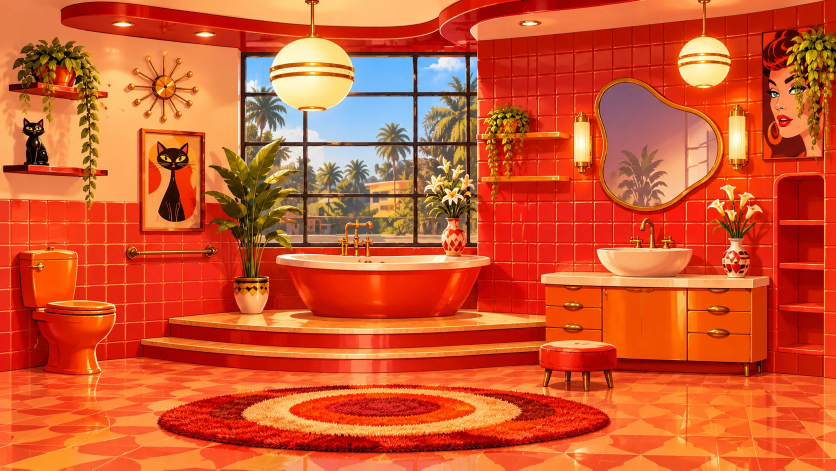
#> input picture tools/art_sources/bathroom_level2_1960s.webp, 1672 x 941 px (shown at 1/2 size)
$ python level2_map_review.py
#> lines starting #> are read from the running program, lines starting #| are printed output that depends on the picture
"""Draws a REVIEW map of Level 2 (the 1960s bathroom, second version) on top of Codi's untouched picture.
Nothing here is used by the game: it is a proposal for discussion. Coordinates are picture pixels (y down).
Green = soft (diggable) | Blue = hard (can't dig) | Orange = unsure (needs Codi's call) | Purple = decoration, not solid
Yellow lines = walkable surfaces (numbered) | Cyan line = the floor lane"""
import os
from PIL import Image, ImageDraw, ImageFont

HERE = os.path.dirname(__file__)
src = Image.open(os.path.join(HERE, "art_sources", "bathroom_level2_1960s.webp")).convert("RGBA")
W, H = src.size
#> W = 1672; H = 941
S = 2                                     # draw at 2x so labels are readable
base = src.resize((W * S, H * S), Image.LANCZOS)
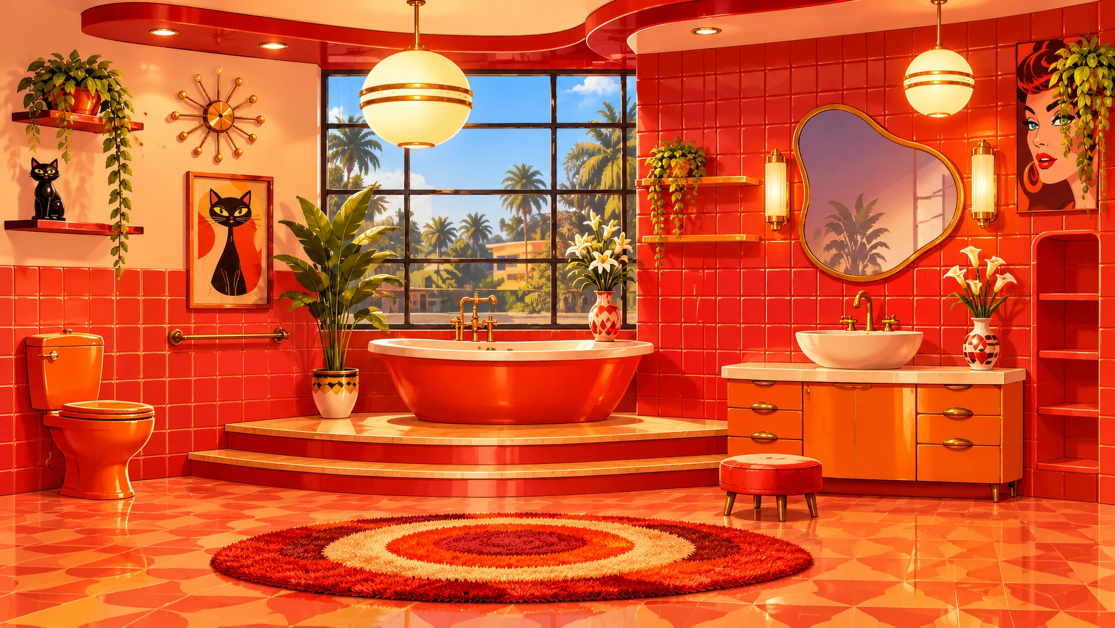
#> base: PIL image 3344x1882 RGBA (shown at 1/3 size); mean R, G, B, A 209.2, 87.4, 46.2, 255
ov = Image.new("RGBA", base.size, (0, 0, 0, 0)); d = ImageDraw.Draw(ov)
#> after `ov = Image.new('RGBA', base.size, (0, 0, 0, 0))`: ov: PIL image 3344x1882 RGBA; every value is 0
try: font = ImageFont.truetype("/usr/share/fonts/truetype/dejavu/DejaVuSans-Bold.ttf", 22)
except Exception: font = ImageFont.load_default()

SOFT, HARD, MAYBE, DECOR = (40, 230, 90, 125), (10, 40, 255, 150), (255, 170, 0, 140), (255, 255, 255, 55)
def R(x0, y0, x1, y1, col): d.rectangle([x0 * S, y0 * S, x1 * S, y1 * S], fill=col, outline=col[:3] + (230,), width=2)
def P(pts, col): d.polygon([(x * S, y * S) for x, y in pts], fill=col, outline=col[:3] + (230,))
def E(x0, y0, x1, y1, col): d.ellipse([x0 * S, y0 * S, x1 * S, y1 * S], fill=col, outline=col[:3] + (230,), width=2)

# ---------------- solid things ----------------
R(0, 745, W, H, HARD)                                              # floor tiles
E(315, 770, 1220, 905, SOFT)                                       # rug (soft pile on the floor)
P([(337, 620), (1092, 620), (1092, 665), (337, 665)], HARD)        # dais top tier surface (marble)
P([(337, 665), (1092, 665), (1092, 697), (337, 697)], HARD)        # dais top tier riser
P([(283, 680), (1090, 680), (1090, 712), (283, 712)], HARD)        # dais lower tier surface
P([(283, 712), (1090, 712), (1090, 745), (283, 745)], HARD)        # dais lower tier riser
P([(560, 535), (970, 535), (952, 612), (905, 636), (650, 636), (592, 612)], HARD)   # tub body
E(553, 506, 980, 546, HARD)                                        # tub rim
R(677, 438, 745, 512, HARD)                                        # brass taps (tub)
R(882, 438, 935, 510, SOFT)                                        # vase on the tub rim (Codi: diggable)
R(467, 551, 539, 627, MAYBE)                                       # plant pot (ceramic - needs a call)
E(410, 275, 600, 552, SOFT)                                        # big floor plant leaves
R(38, 497, 155, 615, HARD); R(65, 598, 232, 748, HARD)             # toilet tank + bowl
R(252, 488, 435, 516, HARD)                                        # brass grab bar
R(1082, 545, 1540, 575, HARD)                                      # vanity marble counter
R(1090, 575, 1535, 725, SOFT)                                      # vanity cabinet (timber)
R(1485, 725, 1502, 752, HARD); R(1515, 725, 1530, 748, HARD)       # brass vanity legs
R(1193, 497, 1385, 553, HARD)                                      # sink bowl
R(1262, 437, 1335, 497, HARD)                                      # sink faucet (brass)
R(1445, 475, 1500, 555, SOFT)                                      # vase on the vanity
R(1080, 680, 1232, 735, SOFT)                                      # stool cushion
for lx0, lx1 in ((1085, 1105), (1130, 1142), (1160, 1182), (1208, 1226)): R(lx0, 737, lx1, 782, HARD)   # brass stool legs
for (a, b, c, e) in ((18, 165, 215, 198), (8, 328, 215, 352)): R(a, b, c, e, SOFT)          # left wall shelves (timber)
R(955, 262, 1140, 277, MAYBE); R(955, 350, 1140, 365, MAYBE)       # right gold wall shelves (metal or timber?)
for y in (437, 524, 609, 694): R(1553, y, 1652, y + 10, SOFT)      # niche shelves (timber)
R(280, 257, 410, 268, SOFT); R(1525, 58, 1648, 70, SOFT)           # picture frame tops (wooden)
P([(1190, 290), (1250, 175), (1330, 157), (1445, 250), (1440, 340), (1330, 425), (1230, 400)], HARD)  # mirror (glass + brass frame)
R(1148, 225, 1182, 345, HARD); R(1457, 210, 1495, 343, HARD)       # wall sconces (brass)
E(540, 0, 710, 220, HARD); E(1355, 70, 1460, 175, HARD)            # pendant lamp globes
R(255, 100, 395, 245, HARD)                                        # sunburst clock (brass)
R(485, 105, 955, 492, MAYBE)                                       # window (glass + black frame)
R(18, 75, 190, 175, DECOR); R(150, 195, 200, 415, DECOR)           # hanging plant + vine (left)
R(1580, 45, 1672, 320, DECOR); R(975, 205, 1060, 275, DECOR); R(990, 285, 1050, 460, DECOR)   # hanging plants (right)
R(45, 235, 100, 330, MAYBE)                                        # black ceramic cat statue
R(850, 330, 955, 440, DECOR); R(1430, 380, 1530, 475, DECOR)       # lilies in the vases
R(1525, 62, 1648, 318, DECOR); R(280, 257, 410, 462, DECOR)        # picture art itself

# ---------------- walkable surfaces ----------------
walk = [  # (number, x0, x1, y, label colour)
    (1, 0, W, 785), (2, 283, 1090, 706), (3, 337, 1092, 650), (4, 553, 980, 526), (5, 40, 155, 497), (6, 68, 230, 598),
    (7, 252, 435, 490), (8, 18, 215, 168), (9, 8, 215, 329), (10, 280, 410, 257), (11, 485, 955, 488),
    (12, 955, 1140, 266), (13, 955, 1140, 356), (14, 1525, 1648, 58), (15, 1555, 1650, 437), (16, 1555, 1650, 524),
    (17, 1555, 1650, 609), (18, 1555, 1650, 694), (19, 1082, 1540, 556), (20, 1193, 1385, 497), (21, 1080, 1232, 680),
    (22, 468, 538, 551),
]
for n, x0, x1, y, in [(w[0], w[1], w[2], w[3]) for w in walk]:
    col = (0, 255, 255, 255) if n == 1 else (255, 240, 0, 255)
    d.line([(x0 * S, y * S), (x1 * S, y * S)], fill=col, width=6)
out = Image.alpha_composite(base, ov)
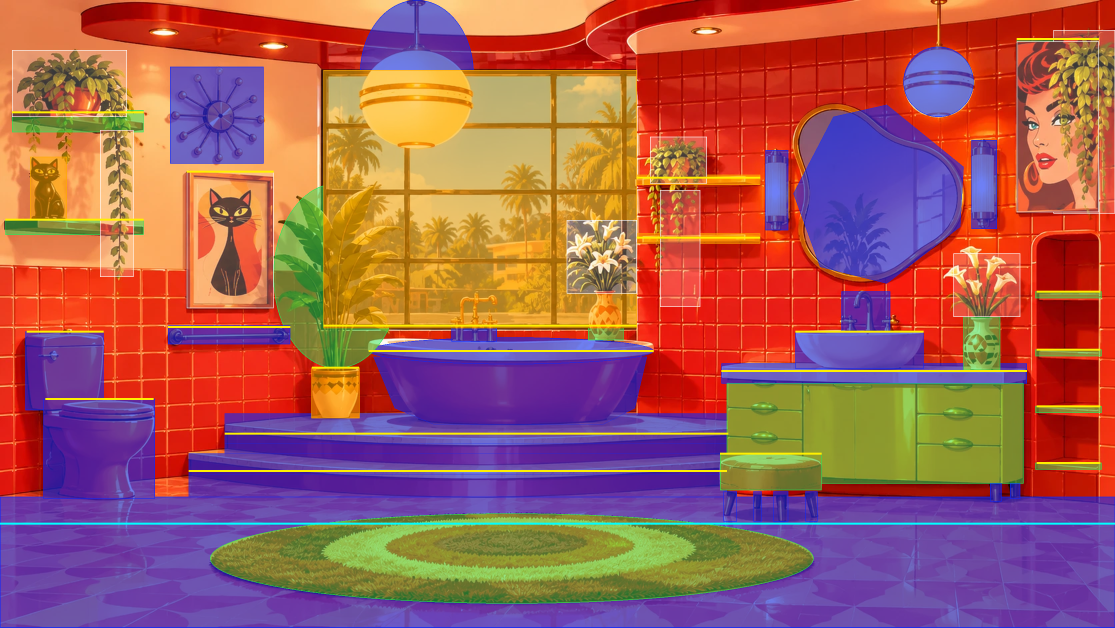
#> out: PIL image 3344x1882 RGBA (shown at 1/3 size); mean R, G, B, A 162.5, 93.3, 89.2, 255
d2 = ImageDraw.Draw(out)
for n, x0, x1, y in [(w[0], w[1], w[2], w[3]) for w in walk]:
    cx = x0 + 24 if n != 1 else 90
    d2.ellipse([(cx - 13) * S, (y - 24) * S, (cx + 13) * S, (y + 2) * S], fill=(0, 0, 0, 230), outline=(255, 240, 0, 255), width=2)
    d2.text((cx * S, (y - 11) * S), str(n), fill=(255, 240, 0, 255), font=font, anchor="mm")
# legend
d2.rectangle([20, 20, 760, 250], fill=(0, 0, 0, 215))
for i, (col, txt) in enumerate([(SOFT, "SOFT - can be dug (timber, cushions, rug, plants, vases)"), (HARD, "HARD - can't be dug (marble, porcelain, brass, tile, glass)"),
                                (MAYBE, "UNSURE - needs your call (ceramic pots, gold shelves, window, statue)"),
                                (DECOR, "DECORATION - not solid (vines, flowers, pictures; shown pale)")]):
    d2.rectangle([36, 40 + i * 44, 76, 72 + i * 44], fill=col[:3] + (255,)); d2.text((92, 56 + i * 44), txt, fill=(255, 255, 255, 255), font=font, anchor="lm")
d2.text((36, 222), "Yellow lines = walkable surfaces (numbered).  Cyan = floor lane.", fill=(255, 240, 0, 255), font=font, anchor="lm")
out.convert("RGB").save(os.path.join(HERE, "level2_map_review.png"))
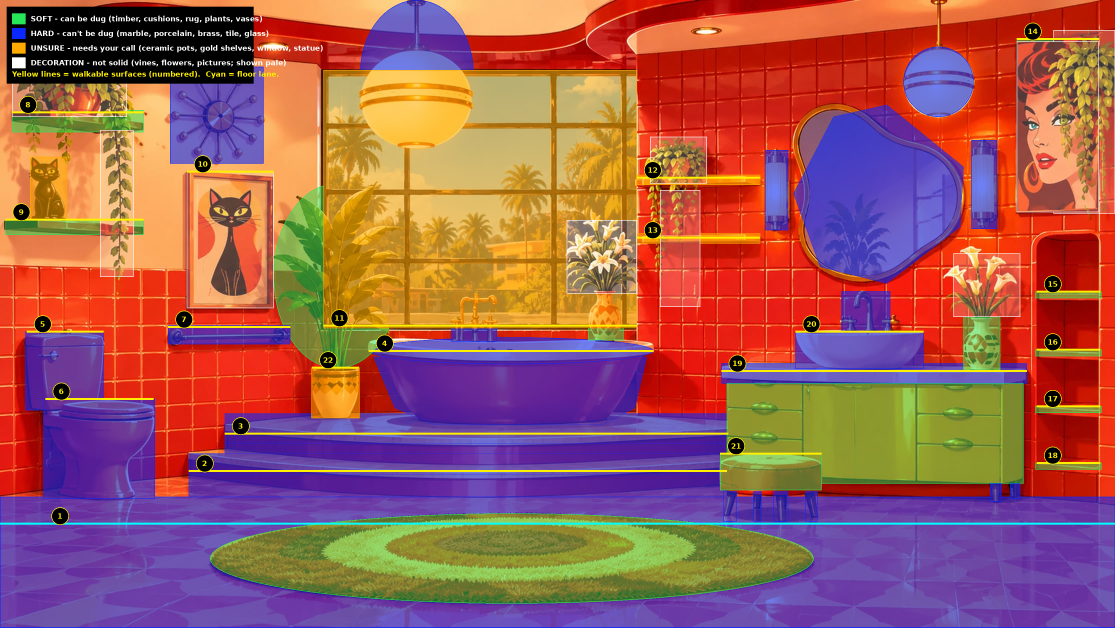
#> saved as level2_map_review.png: PIL image 3344x1882 RGB (shown at 1/3 size); mean R, G, B 157.3, 91.5, 87.8
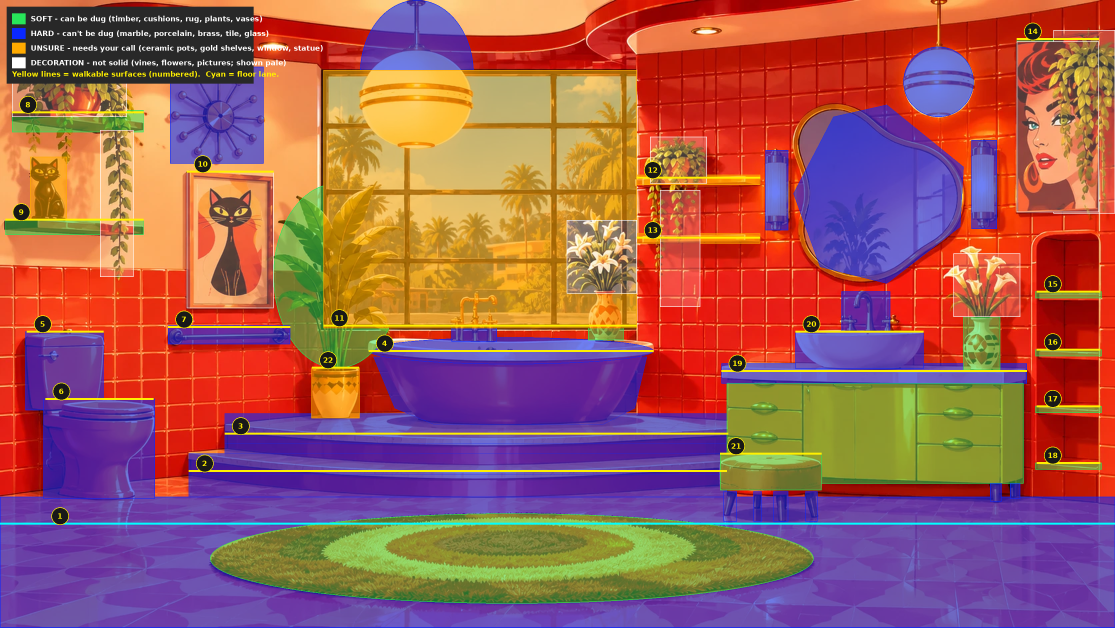
#> out: PIL image 3344x1882 RGBA (shown at 1/3 size); mean R, G, B, A 157.3, 91.5, 87.8, 253.9; transparent parts drawn white
print("saved", out.size)
#| saved (3344, 1882)

$ run again, with tools/art_sources/bathroom_level3_dollhouse.webp copied over tools/art_sources/bathroom_level2_1960s.webp
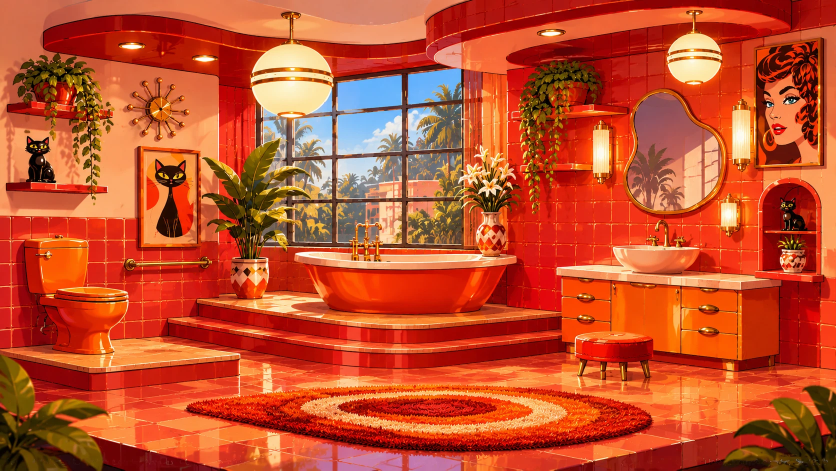
#> input picture tools/art_sources/bathroom_level3_dollhouse.webp, 1672 x 941 px (shown at 1/2 size)
#> `base = src.resize((W * S, H * S), Image.LANCZOS)`:
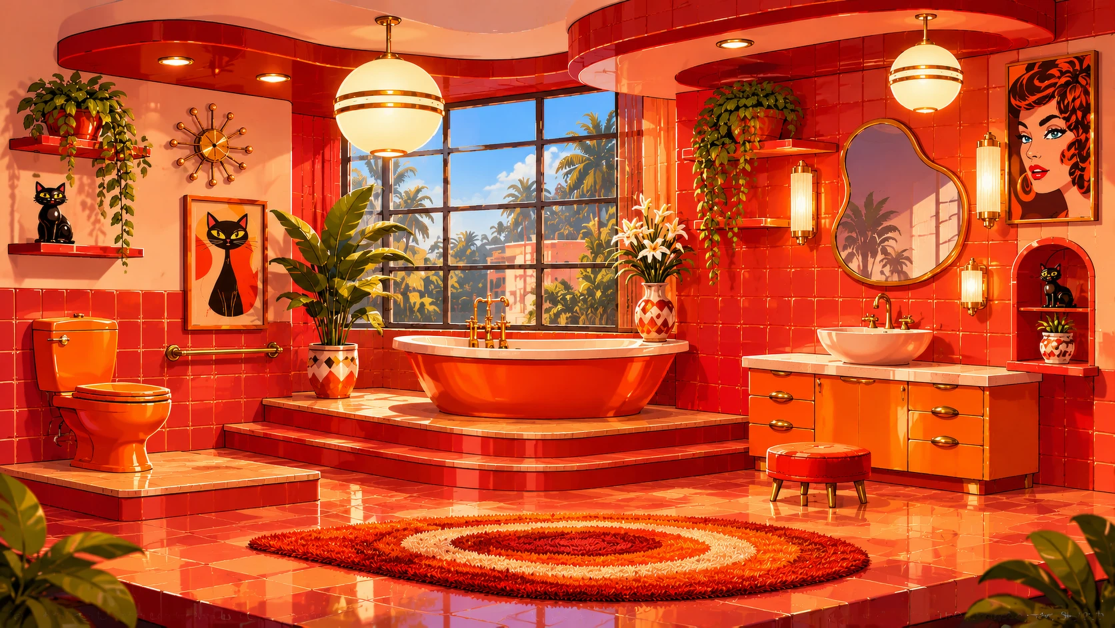
#> base: PIL image 3344x1882 RGBA (shown at 1/3 size); mean R, G, B, A 194.2, 79, 44.2, 255
#> ov: PIL image 3344x1882 RGBA; every value is 0
#> `out.convert("RGB").save(os.path.join(HERE, "level2_map_review.png"))`:
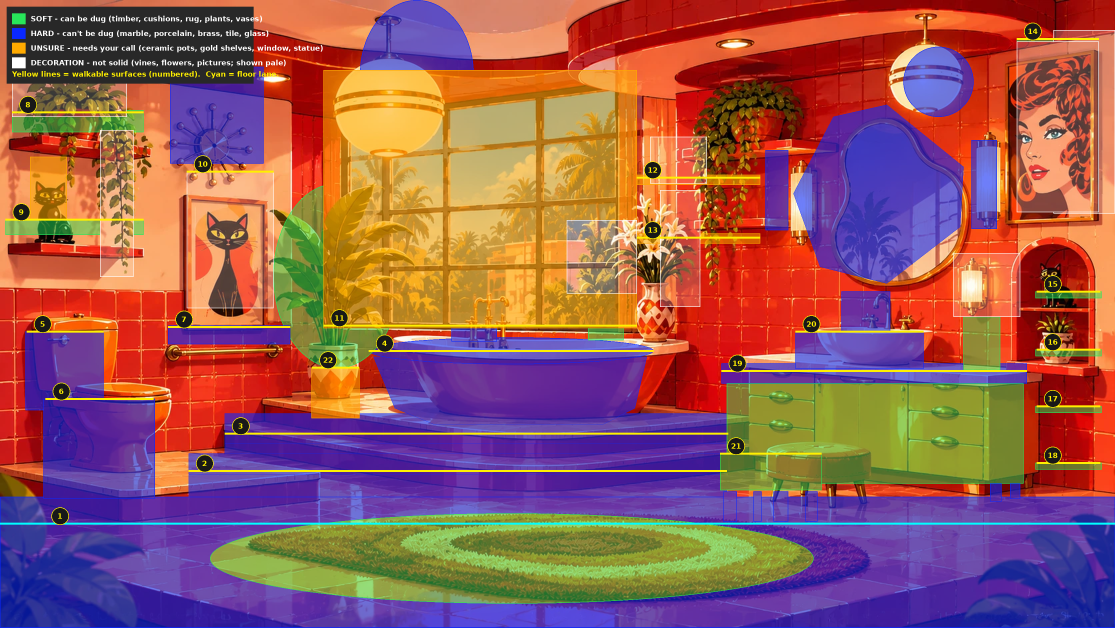
#> out: PIL image 3344x1882 RGBA (shown at 1/3 size); mean R, G, B, A 148.7, 88.9, 88, 253.9; transparent parts drawn white
#| saved (3344, 1882)

$ run again, with tools/art_sources/threepanel_composite_v2.webp copied over tools/art_sources/bathroom_level2_1960s.webp
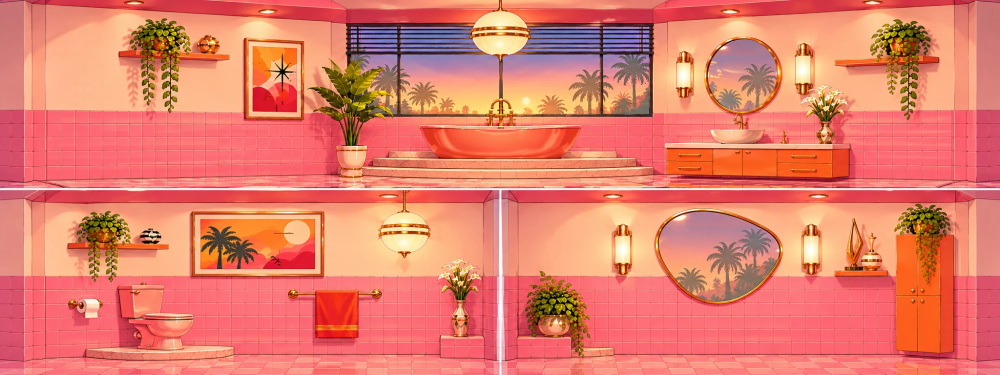
#> input picture tools/art_sources/threepanel_composite_v2.webp, 2000 x 750 px (shown at 1/2 size)
#> `base = src.resize((W * S, H * S), Image.LANCZOS)`:
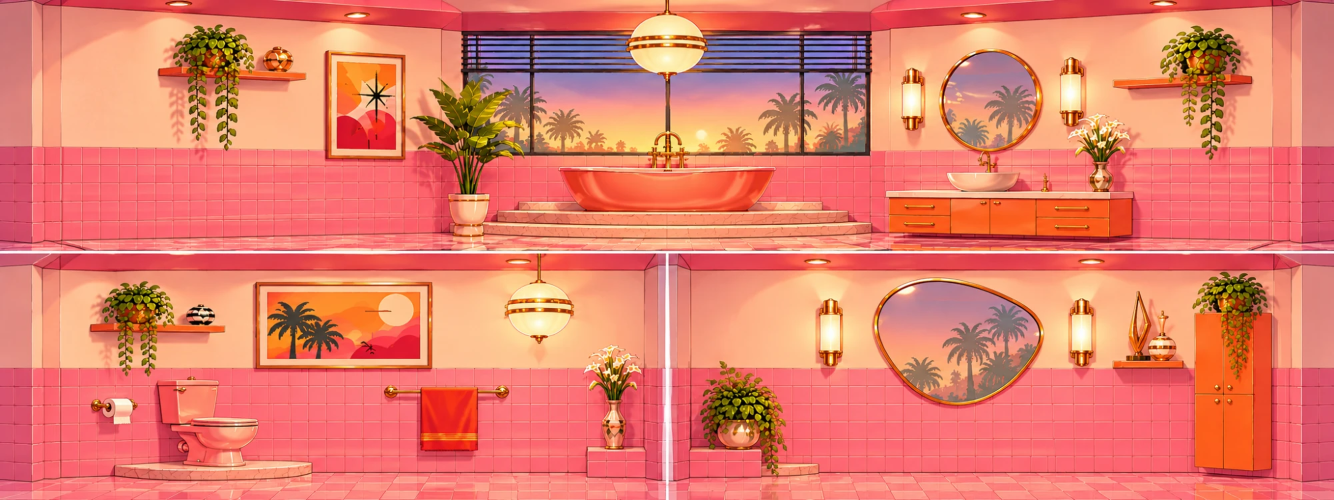
#> base: PIL image 4000x1500 RGBA (shown at 1/3 size); mean R, G, B, A 228.3, 124.8, 107, 255
#> ov: PIL image 4000x1500 RGBA; every value is 0
#> `out.convert("RGB").save(os.path.join(HERE, "level2_map_review.png"))`:
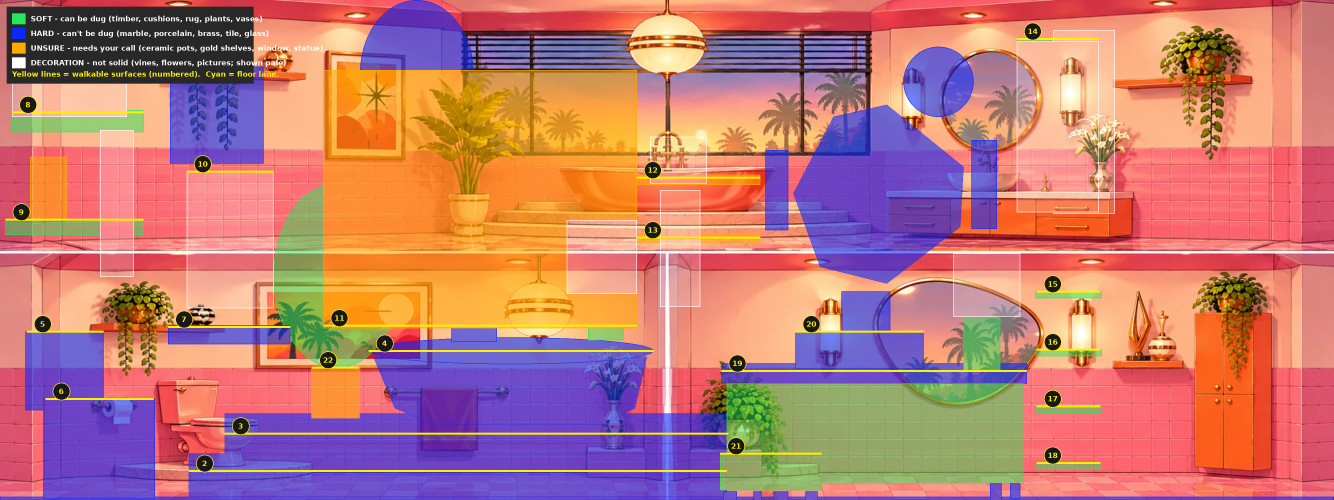
#> out: PIL image 4000x1500 RGBA (shown at 1/3 size); mean R, G, B, A 190, 121.3, 116.2, 253.9; transparent parts drawn white
#| saved (4000, 1500)
